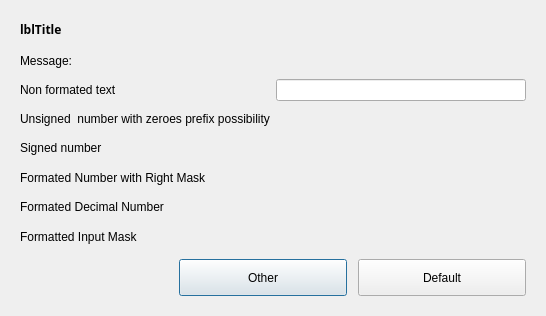
<?xml version="1.0" encoding="UTF-8"?>
<ui version="4.0">
 <class>Dialog</class>
 <widget class="QDialog" name="Dialog">
  <property name="geometry">
   <rect>
    <x>0</x>
    <y>0</y>
    <width>523</width>
    <height>316</height>
   </rect>
  </property>
  <property name="windowTitle">
   <string>Dialog</string>
  </property>
  <property name="autoFillBackground">
   <bool>false</bool>
  </property>
  <layout class="QVBoxLayout" name="verticalLayout_2">
   <item>
    <widget class="QFrame" name="frContainer">
     <property name="frameShape">
      <enum>QFrame::NoFrame</enum>
     </property>
     <property name="frameShadow">
      <enum>QFrame::Raised</enum>
     </property>
     <layout class="QGridLayout" name="gridLayout">
      <item row="0" column="0">
       <layout class="QHBoxLayout" name="DialogTitle">
        <property name="bottomMargin">
         <number>5</number>
        </property>
        <item>
         <widget class="QLabel" name="lblTitle">
          <property name="sizePolicy">
           <sizepolicy hsizetype="Preferred" vsizetype="Preferred">
            <horstretch>0</horstretch>
            <verstretch>0</verstretch>
           </sizepolicy>
          </property>
          <property name="maximumSize">
           <size>
            <width>16777215</width>
            <height>45</height>
           </size>
          </property>
          <property name="font">
           <font>
            <family>Century Gothic</family>
            <weight>75</weight>
            <bold>true</bold>
           </font>
          </property>
          <property name="text">
           <string>lblTitle</string>
          </property>
         </widget>
        </item>
       </layout>
      </item>
      <item row="1" column="0">
       <widget class="QLabel" name="lblMessage">
        <property name="text">
         <string>Message:</string>
        </property>
       </widget>
      </item>
      <item row="2" column="0">
       <widget class="QLabel" name="lblNonFormatedText">
        <property name="text">
         <string>Non formated text</string>
        </property>
       </widget>
      </item>
      <item row="2" column="2">
       <widget class="QLineEdit" name="txtNonFormatedText">
        <property name="minimumSize">
         <size>
          <width>250</width>
          <height>0</height>
         </size>
        </property>
        <property name="text">
         <string/>
        </property>
        <property name="maxLength">
         <number>10</number>
        </property>
        <property name="frame">
         <bool>true</bool>
        </property>
       </widget>
      </item>
      <item row="3" column="0" colspan="2">
       <widget class="QLabel" name="lblTitleString">
        <property name="text">
         <string>Unsigned  number with zeroes prefix possibility</string>
        </property>
       </widget>
      </item>
      <item row="3" column="2">
       <widget class="QFrame" name="txtMaxMinString">
        <property name="frameShadow">
         <enum>QFrame::Raised</enum>
        </property>
       </widget>
      </item>
      <item row="4" column="0" colspan="2">
       <widget class="QLabel" name="lblTitleNumber">
        <property name="text">
         <string>Signed number </string>
        </property>
       </widget>
      </item>
      <item row="4" column="2">
       <widget class="QFrame" name="txtMinMaxNumber">
        <property name="frameShadow">
         <enum>QFrame::Raised</enum>
        </property>
       </widget>
      </item>
      <item row="5" column="0" colspan="2">
       <widget class="QLabel" name="lblTitle4">
        <property name="text">
         <string>Formated Number with Right Mask</string>
        </property>
       </widget>
      </item>
      <item row="5" column="2">
       <widget class="QFrame" name="txtRightMaskNumber">
        <property name="frameShadow">
         <enum>QFrame::Raised</enum>
        </property>
       </widget>
      </item>
      <item row="6" column="0" colspan="2">
       <widget class="QLabel" name="lblTitle1_5">
        <property name="text">
         <string>Formated Decimal Number </string>
        </property>
       </widget>
      </item>
      <item row="6" column="2">
       <widget class="QFrame" name="txtDecimalNumber">
        <property name="frameShadow">
         <enum>QFrame::Raised</enum>
        </property>
       </widget>
      </item>
      <item row="7" column="0" colspan="2">
       <widget class="QLabel" name="lblTitle1_6">
        <property name="text">
         <string>Formatted Input Mask</string>
        </property>
       </widget>
      </item>
      <item row="7" column="2">
       <widget class="QFrame" name="txtFormattedInputMask">
        <property name="frameShadow">
         <enum>QFrame::Raised</enum>
        </property>
       </widget>
      </item>
      <item row="8" column="0" colspan="3">
       <layout class="QHBoxLayout" name="DialogButtons">
        <property name="topMargin">
         <number>5</number>
        </property>
        <item>
         <spacer name="ButtonAlignSpacer">
          <property name="orientation">
           <enum>Qt::Horizontal</enum>
          </property>
          <property name="sizeHint" stdset="0">
           <size>
            <width>40</width>
            <height>20</height>
           </size>
          </property>
         </spacer>
        </item>
        <item>
         <widget class="QPushButton" name="btnCancel">
          <property name="enabled">
           <bool>true</bool>
          </property>
          <property name="minimumSize">
           <size>
            <width>168</width>
            <height>37</height>
           </size>
          </property>
          <property name="maximumSize">
           <size>
            <width>168</width>
            <height>37</height>
           </size>
          </property>
          <property name="text">
           <string>Other</string>
          </property>
          <property name="default">
           <bool>false</bool>
          </property>
         </widget>
        </item>
        <item>
         <spacer name="ButtonsSpacer">
          <property name="orientation">
           <enum>Qt::Horizontal</enum>
          </property>
          <property name="sizeType">
           <enum>QSizePolicy::Fixed</enum>
          </property>
          <property name="sizeHint" stdset="0">
           <size>
            <width>5</width>
            <height>20</height>
           </size>
          </property>
         </spacer>
        </item>
        <item>
         <widget class="QPushButton" name="btnOK">
          <property name="enabled">
           <bool>true</bool>
          </property>
          <property name="minimumSize">
           <size>
            <width>168</width>
            <height>37</height>
           </size>
          </property>
          <property name="maximumSize">
           <size>
            <width>168</width>
            <height>37</height>
           </size>
          </property>
          <property name="text">
           <string>Default</string>
          </property>
          <property name="default">
           <bool>false</bool>
          </property>
         </widget>
        </item>
       </layout>
      </item>
     </layout>
    </widget>
   </item>
  </layout>
 </widget>
 <resources/>
 <connections/>
</ui>
